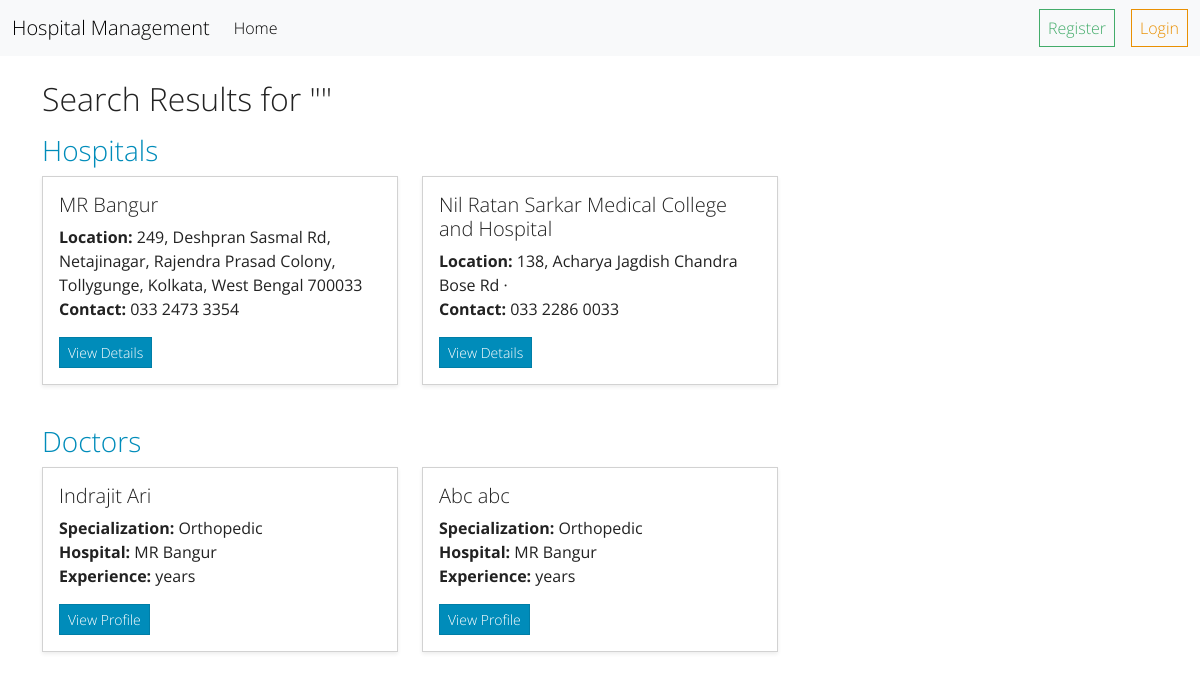
The app's page /search/ with its own data.
### hospital/models.py (models this page shows, shortened)
class Hospital(models.Model):
    name = models.CharField(max_length=255)
    address = models.TextField()
    phone = models.CharField(max_length=15)
    email = models.EmailField(unique=True)
    website = models.URLField(blank=True, null=True)
    created_at = models.DateTimeField(auto_now_add=True, blank=True, null=True)
    image = models.ImageField(upload_to="hospital_images",blank=True,null=True)

class User(AbstractUser):
    username = None
    first_name = models.CharField(max_length=20)
    last_name = models.CharField(max_length=50)
    email = models.EmailField(unique=True)
    hospital = models.ForeignKey(
        'Hospital', on_delete=models.SET_NULL, null=True, blank=True)
    department = models.ForeignKey(
        Department, on_delete=models.SET_NULL, null=True, blank=True)
    role = models.CharField(max_length=20, choices=[
        ('admin', 'Admin'),
        ('doctor', 'Doctor'),
        ('staff', 'Staff'),
        ('patient', 'Patient')
    ], default='patient')
    groups = models.ManyToManyField(
        Group, related_name="hospital_users", blank=True)
    user_permissions = models.ManyToManyField(
        Permission, related_name="hospital_users_permissions", blank=True)
    abha_id = models.CharField(max_length=15, blank=True, null=True)
    USERNAME_FIELD = 'email'
    REQUIRED_FIELDS = []
    objects = CustomUserManager()

class Department(models.Model):
    name = models.CharField(max_length=255)
    description = models.TextField(blank=True, null=True)
    hospital = models.ForeignKey('Hospital', on_delete=models.CASCADE)
    created_at = models.DateTimeField(auto_now_add=True)

### hospital_management/views.py (the view)
# urls.py: path("search/", views.search_results, name="search"),
def search_results(request):
    query = request.GET.get("q","")
    hospitals = Hospital.objects.filter (
        Q(name__icontains=query) | Q(address__icontains=query)
    )
    doctors = User.objects.filter(
        Q(first_name__icontains=query) | Q(last_name__icontains=query),
        role="doctor"
    )
    return render(
        request,
        "hospital/search_results.html",
        {"query": query,"hospitals": hospitals,"doctors": doctors}
    )

### templates/hospital/search_results.html (shortened to what this page needs)
{% extends 'layout.html' %}
{% block content %}
<div class="container mt-4">
    <h2 class="mb-3">Search Results for "{{ query }}"</h2>
    {% if hospitals %}
    <div class="mb-4">
        <h3 class="text-primary">Hospitals</h3>
        <div class="row">
            {% for hospital in hospitals %}
            <div class="col-md-4">
                <div class="card shadow-sm mb-3">
                    <div class="card-body">
                        <h5 class="card-title">{{ hospital.name }}</h5>
                        <p class="card-text">
                            <strong>Location:</strong> {{ hospital.address }} <br />
                            <strong>Contact:</strong> {{ hospital.phone }}
                        </p>
                        <a href="{% url 'show_hospital' hospital.id %}" class="btn btn-primary btn-sm">
                            View Details
                        </a>
                    </div>
                </div>
            </div>
            {% endfor %}
        </div>
    </div>
    {% endif %}
    {% if doctors %}
    <div class="mb-4">
        <h3 class="text-primary">Doctors</h3>
        <div class="row">
            {% for doctor in doctors %}
            <div class="col-md-4">
                <div class="card shadow-sm mb-3">
                    <div class="card-body">
                        <h5 class="card-title">{{ doctor.first_name }} {{ doctor.last_name }}</h5>
                        <p class="card-text">
                            <strong>Specialization:</strong> {{ doctor.department.name }} <br />
                            <strong>Hospital:</strong> {{ doctor.hospital.name }} <br />
                            <strong>Experience:</strong> {{ doctor.profile.experience }} years
                        </p>
                        <a href="{% url 'show_hospital' doctor.hospital.id %}" class="btn btn-primary btn-sm">
                            View Profile
                        </a>
                    </div>
                </div>
            </div>
            {% endfor %}
        </div>
    </div>
    {% endif %}
</div>
{% endblock %}

### records on screen
Hospital: name "MR Bangur", address "249, Deshpran Sasmal Rd, Netajinagar, Rajendra Prasad Colony, Tollygunge, Kolkata, West Bengal 700033", phone "033 2473 3354"
Hospital: name "Nil Ratan Sarkar Medical College and Hospital", address "138, Acharya Jagdish Chandra Bose Rd ·", phone "033 2286 0033"
User: first_name "Indrajit", last_name "Ari", department.name "Orthopedic", hospital.name "MR Bangur"
User: first_name "Abc", last_name "abc", department.name "Orthopedic", hospital.name "MR Bangur"
